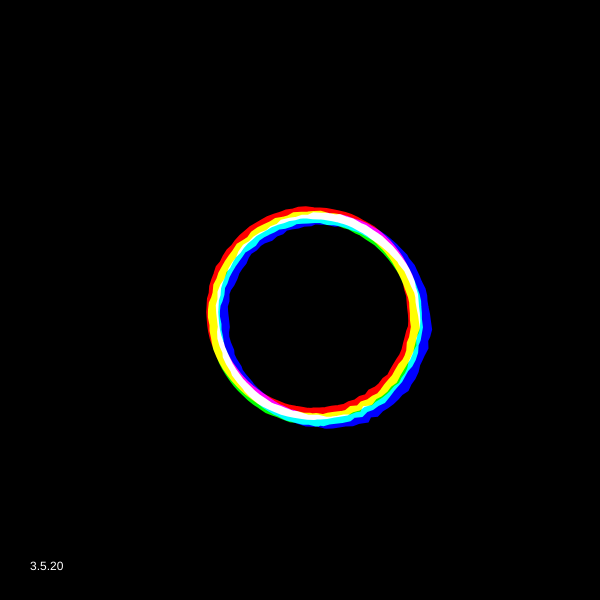
Frame 1 (no input)
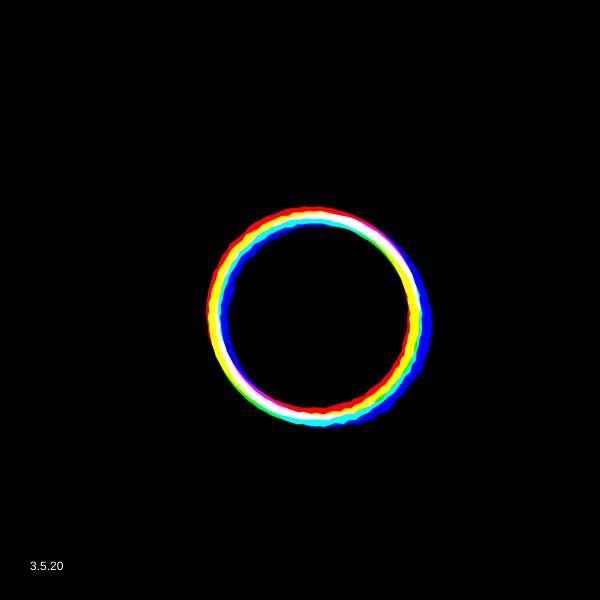
Frame 60 (no input)
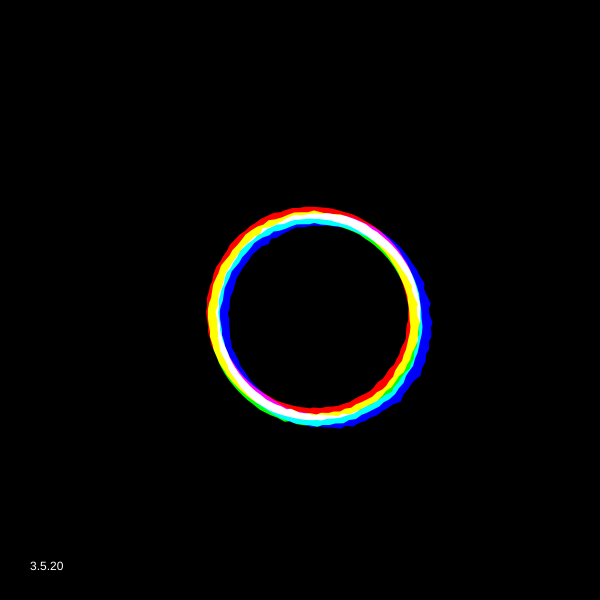
Frame 120 (the mouse pressed at the canvas centre since frame 60)

The p5.js sketch that drew these frames (run headless with seeded random() and noise() and a simulated clock; from frame 60 on, the mouse is pressed at the canvas centre):

// p5.js sketch
// ── sketch.js
/*
rift from: 
jshint esversion: 6 */

// polygon array and number of verts
let poly = []
let n = 100 // feel free to play with this number :)

// canvas size variables
let w = 600
let h = 600

// oscillators
let chord = []
let root = 30
let major = [ 4, 5, 6 ]
let minor = [ 10, 12, 15 ]

// setup and draw functions ---

function setup() {
  createCanvas(600, 600)
  strokeWeight(12)
  noFill()
  noStroke()
  n++ // add extra point for closing the polygon
  
  for (let i = 0; i < n; i++) {
    // populate regular polygon vertices given number of points n
    let a = {
      x: (w/2) + 100*sin(map(i, 0, n-1, 0, TAU)),
      y: (h/2) + 100*cos(map(i, 0, n-1, 0, TAU))
    }
    poly.push(a)
  }
  
}

function draw() {
  // use default blend mode for background
  blendMode(BLEND)
  background(0, 0, 0)
  
  // use additive blend mode to separate color channels
  blendMode(ADD)
  stroke(255, 0, 0)
  drawPoly(1000, 1000)
  
  stroke(0, 255, 0)
  drawPoly(1200, 1500)
  
  stroke(0, 0, 255)
  drawPoly(2000, 1700)
  
  // distort oscillatiors
  warpOsc()

  fill(255);
  noStroke();
  text("3.5.20", 30, height-30);
  noFill();
}


// helper function implementations ---

function logMap(value, start1, stop1, start2, stop2) {
  // based off of linear regression + existing p5.map function
  
  start2 = log(start2)
  stop2 = log(stop2)
 
  return exp(start2 + (stop2 - start2) * ((value - start1) / (stop1 - start1)))
}

function drawPoly(dx, dy) {
  // draws polygon given vertices in the poly[] array, adds mouse bias using params
  
  let g = 0
  // if (mouseIsPressed)
  //   g = random(-2, 2)
    
  beginShape()
  for (let i = 0; i < n; i++) {
    let bias = dist(width/2 + random(20), height/2 + random(20), poly[i].x, poly[i].y)
    vertex(poly[i].x + dx / logMap(bias, w, 0, dx, 45) + g, poly[i].y + dy / logMap(bias, h, 0, dy, 45) + g)
  }
  endShape()
}

function warpOsc() {
  // uses max dist to determine the frequency distortion
  
  let bias = 0
  for (let i = 0; i < n; i++)
    bias = max(bias, dist(mouseX, mouseY, poly[i].x, poly[i].y))
  
  for (let i = 0; i < chord.length; i++)
    chord[i].freq(map(bias, w, 0, major[i], minor[i]) * root)
}
